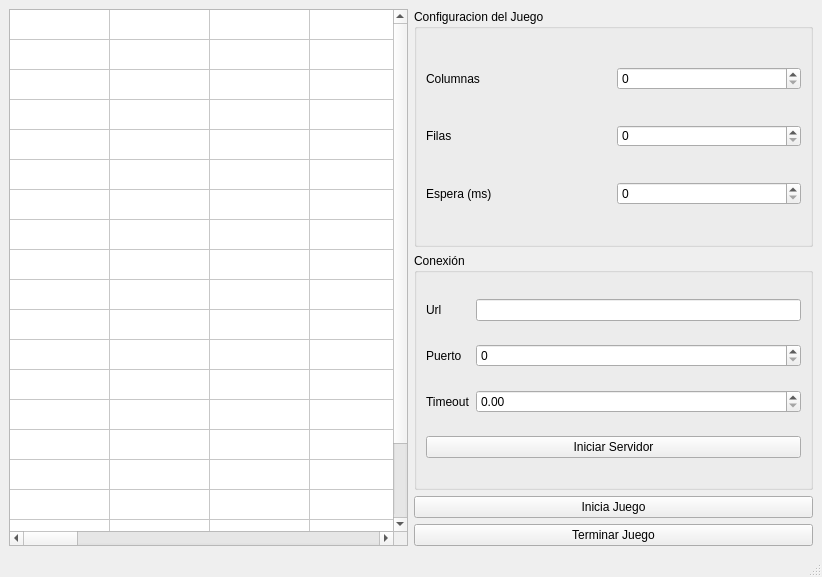
<?xml version="1.0" encoding="UTF-8"?>
<ui version="4.0">
 <class>MainWindow</class>
 <widget class="QMainWindow" name="MainWindow">
  <property name="geometry">
   <rect>
    <x>0</x>
    <y>0</y>
    <width>822</width>
    <height>577</height>
   </rect>
  </property>
  <property name="windowTitle">
   <string>Servidor</string>
  </property>
  <widget class="QWidget" name="centralwidget">
   <layout class="QGridLayout" name="gridLayout_3">
    <item row="2" column="1">
     <widget class="QPushButton" name="iniciajuego">
      <property name="text">
       <string>Inicia Juego</string>
      </property>
     </widget>
    </item>
    <item row="1" column="1">
     <widget class="QGroupBox" name="groupBox_2">
      <property name="title">
       <string>Conexión</string>
      </property>
      <layout class="QGridLayout" name="gridLayout_2">
       <item row="1" column="1">
        <widget class="QSpinBox" name="puerto"/>
       </item>
       <item row="0" column="0">
        <widget class="QLabel" name="label_4">
         <property name="text">
          <string>Url</string>
         </property>
        </widget>
       </item>
       <item row="0" column="1">
        <widget class="QLineEdit" name="url"/>
       </item>
       <item row="1" column="0">
        <widget class="QLabel" name="label_5">
         <property name="text">
          <string>Puerto</string>
         </property>
        </widget>
       </item>
       <item row="2" column="0">
        <widget class="QLabel" name="label_6">
         <property name="text">
          <string>Timeout</string>
         </property>
        </widget>
       </item>
       <item row="3" column="0" colspan="2">
        <widget class="QPushButton" name="pushButton">
         <property name="text">
          <string>Iniciar Servidor</string>
         </property>
        </widget>
       </item>
       <item row="2" column="1">
        <widget class="QDoubleSpinBox" name="timeout"/>
       </item>
      </layout>
     </widget>
    </item>
    <item row="0" column="1">
     <widget class="QGroupBox" name="groupBox">
      <property name="title">
       <string>Configuracion del Juego</string>
      </property>
      <layout class="QGridLayout" name="gridLayout">
       <item row="5" column="0">
        <widget class="QLabel" name="label_3">
         <property name="text">
          <string>Espera (ms)</string>
         </property>
        </widget>
       </item>
       <item row="0" column="0">
        <widget class="QLabel" name="label">
         <property name="text">
          <string>Columnas</string>
         </property>
        </widget>
       </item>
       <item row="0" column="1">
        <widget class="QSpinBox" name="columnas">
         <property name="minimumSize">
          <size>
           <width>131</width>
           <height>0</height>
          </size>
         </property>
         <property name="wrapping">
          <bool>false</bool>
         </property>
        </widget>
       </item>
       <item row="5" column="1">
        <widget class="QSpinBox" name="espera"/>
       </item>
       <item row="1" column="0">
        <widget class="QLabel" name="label_2">
         <property name="text">
          <string>Filas</string>
         </property>
        </widget>
       </item>
       <item row="1" column="1">
        <widget class="QSpinBox" name="filas">
         <property name="maximumSize">
          <size>
           <width>16777215</width>
           <height>22</height>
          </size>
         </property>
        </widget>
       </item>
      </layout>
     </widget>
    </item>
    <item row="3" column="1">
     <widget class="QPushButton" name="pushButton_2">
      <property name="text">
       <string>Terminar Juego</string>
      </property>
     </widget>
    </item>
    <item row="0" column="0" rowspan="4">
     <widget class="QTableWidget" name="tableWidget">
      <property name="selectionMode">
       <enum>QAbstractItemView::NoSelection</enum>
      </property>
      <property name="showGrid">
       <bool>true</bool>
      </property>
      <property name="sortingEnabled">
       <bool>false</bool>
      </property>
      <property name="rowCount">
       <number>20</number>
      </property>
      <property name="columnCount">
       <number>20</number>
      </property>
      <attribute name="horizontalHeaderVisible">
       <bool>false</bool>
      </attribute>
      <attribute name="horizontalHeaderMinimumSectionSize">
       <number>4</number>
      </attribute>
      <attribute name="verticalHeaderVisible">
       <bool>false</bool>
      </attribute>
      <attribute name="verticalHeaderMinimumSectionSize">
       <number>4</number>
      </attribute>
      <row/>
      <row/>
      <row/>
      <row/>
      <row/>
      <row/>
      <row/>
      <row/>
      <row/>
      <row/>
      <row/>
      <row/>
      <row/>
      <row/>
      <row/>
      <row/>
      <row/>
      <row/>
      <row/>
      <row/>
      <column/>
      <column/>
      <column/>
      <column/>
      <column/>
      <column/>
      <column/>
      <column/>
      <column/>
      <column/>
      <column/>
      <column/>
      <column/>
      <column/>
      <column/>
      <column/>
      <column/>
      <column/>
      <column/>
      <column/>
     </widget>
    </item>
   </layout>
  </widget>
  <widget class="QMenuBar" name="menubar">
   <property name="geometry">
    <rect>
     <x>0</x>
     <y>0</y>
     <width>822</width>
     <height>21</height>
    </rect>
   </property>
  </widget>
  <widget class="QStatusBar" name="statusbar"/>
 </widget>
 <resources/>
 <connections/>
</ui>
